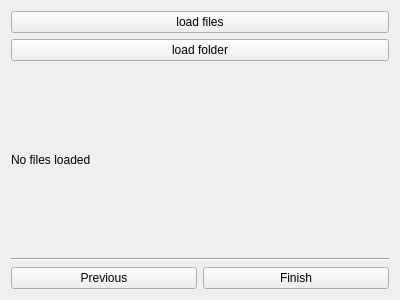
<?xml version="1.0" encoding="UTF-8"?>
<ui version="4.0">
 <class>LoadAudioWidget</class>
 <widget class="QWidget" name="LoadAudioWidget">
  <property name="geometry">
   <rect>
    <x>0</x>
    <y>0</y>
    <width>400</width>
    <height>300</height>
   </rect>
  </property>
  <property name="windowTitle">
   <string>Form</string>
  </property>
  <layout class="QVBoxLayout" name="verticalLayout" stretch="999,999,999,999,0">
   <item>
    <widget class="QPushButton" name="loadFilesButton">
     <property name="text">
      <string>load files</string>
     </property>
    </widget>
   </item>
   <item>
    <widget class="QPushButton" name="loadFolderButton">
     <property name="text">
      <string>load folder</string>
     </property>
    </widget>
   </item>
   <item>
    <widget class="QLabel" name="fileLoadingStatusInfo">
     <property name="text">
      <string>No files loaded</string>
     </property>
    </widget>
   </item>
   <item>
    <widget class="Line" name="line">
     <property name="orientation">
      <enum>Qt::Horizontal</enum>
     </property>
    </widget>
   </item>
   <item>
    <layout class="QHBoxLayout" name="horizontalLayout">
     <item>
      <widget class="QPushButton" name="buttonPrevious">
       <property name="text">
        <string>Previous</string>
       </property>
      </widget>
     </item>
     <item>
      <widget class="QPushButton" name="buttonFinish">
       <property name="text">
        <string>Finish</string>
       </property>
      </widget>
     </item>
    </layout>
   </item>
  </layout>
 </widget>
 <resources/>
 <connections/>
</ui>
